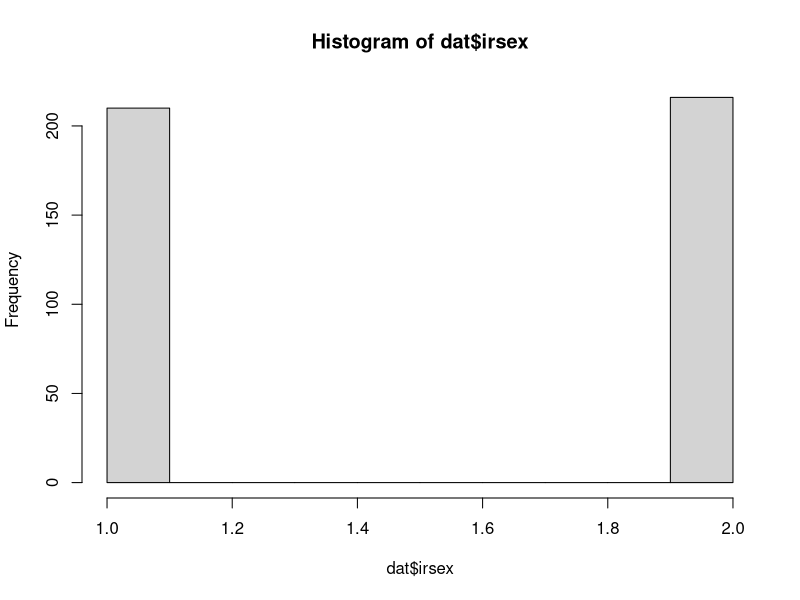
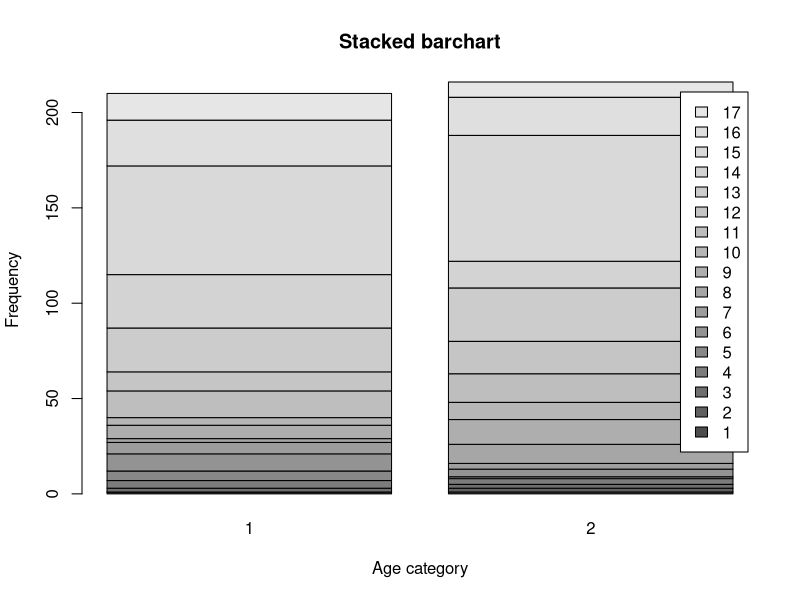
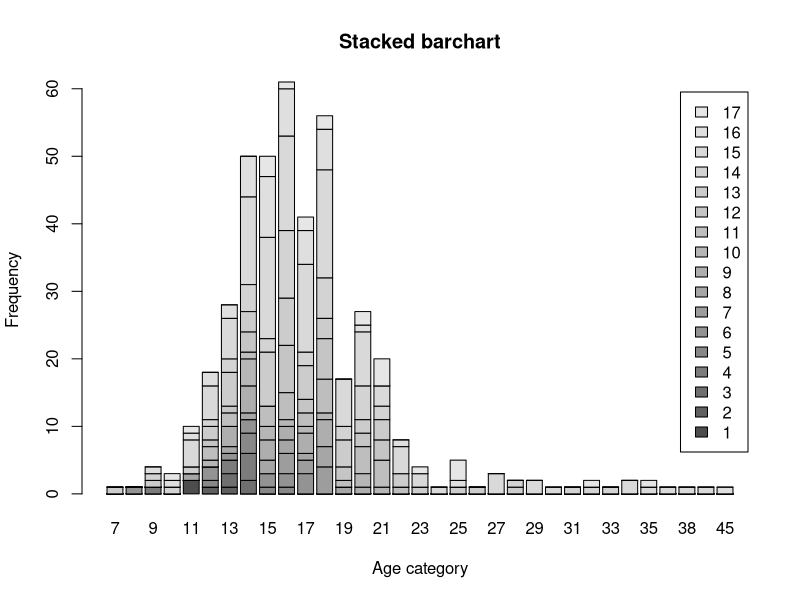
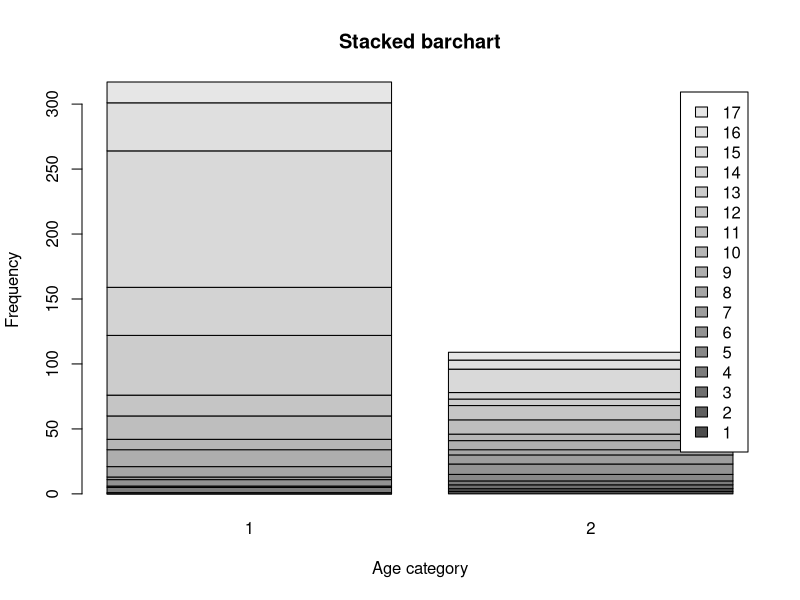
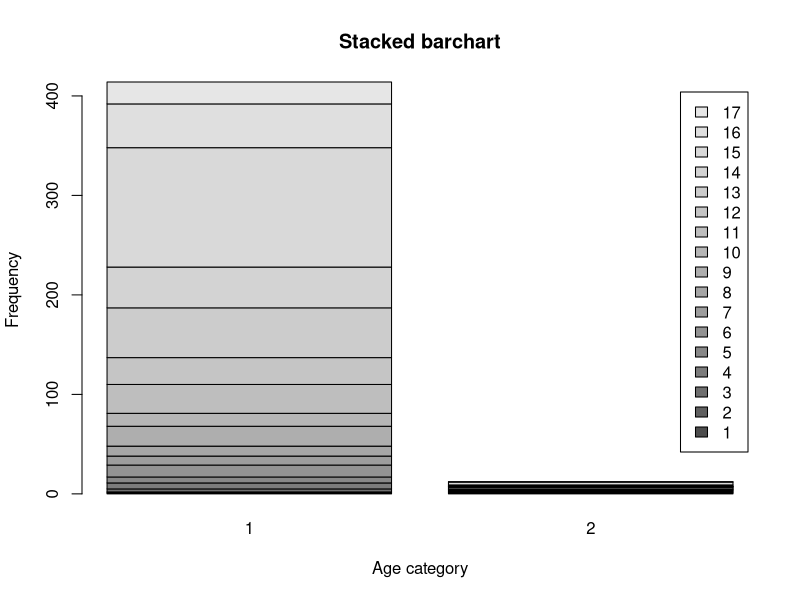
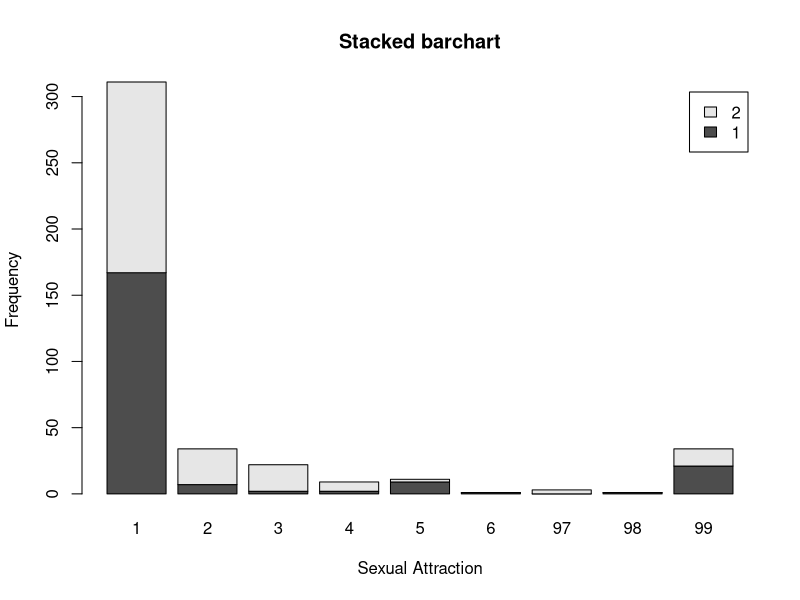
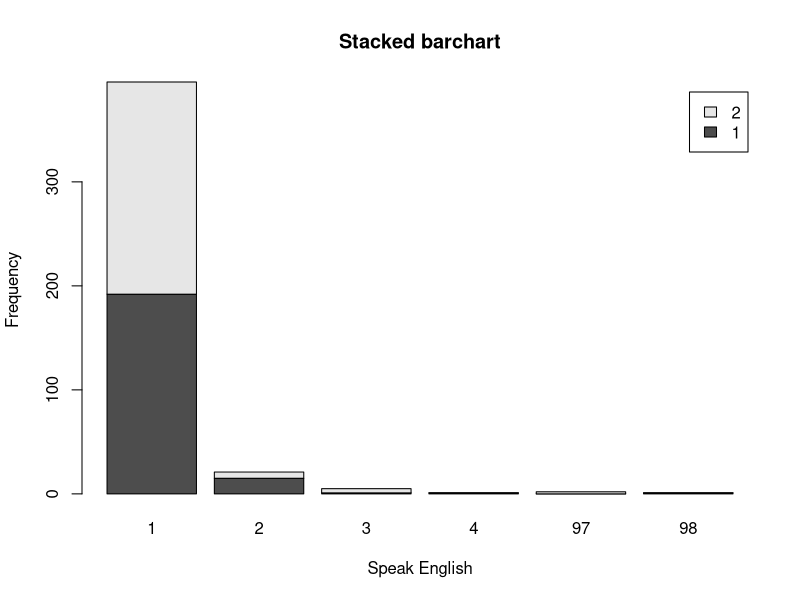

Source code (R) for these figures, in order:
## ---- chunk 1
setwd("/Users/isatounjie/Documents/Assignment 2") 
## ---- chunk 2
dat <- read.csv("dat.nsduh.small.csv") 
## ---- chunk 3
names(dat)
## ---- chunk 4
class(dat$mjage)
class(dat$cigever)
class(dat$alcever)
class(dat$AGE2)
class(dat$sexatract)
class(dat$speakengl)
class(dat$irsex)
## ---- chunk 5
hist(dat$irsex)
## ---- chunk 6
table(dat$AGE2,dat$irsex)
tab.agesex <- table(dat$AGE2,dat$irsex)
barplot(tab.agesex,
        main = "Stacked barchart",
        xlab = "Age category", ylab = "Frequency",
        legend.text = rownames(tab.agesex),
        beside = FALSE) # Stacked bars (default)
## ---- chunk 7
table(dat$AGE2,dat$mjage)
table(dat$AGE2,dat$cigever)
table(dat$AGE2,dat$alcever)
## ---- chunk 8
table(dat$AGE2,dat$mjage)
tab.agemjage <- table(dat$AGE2,dat$mjage)
barplot(tab.agemjage,
        main = "Stacked barchart",
        xlab = "Age category", ylab = "Frequency",
        legend.text = rownames(tab.agemjage),
        beside = FALSE) # Stacked bars (default)
## ---- chunk 9
table(dat$AGE2,dat$cigever)
tab.agecigever <- table(dat$AGE2,dat$cigever)
barplot(tab.agecigever,
        main = "Stacked barchart",
        xlab = "Age category", ylab = "Frequency",
        legend.text = rownames(tab.agecigever),
        beside = FALSE) # Stacked bars (default)
## ---- chunk 10
table(dat$AGE2,dat$alcever)
tab.agealcever <- table(dat$AGE2,dat$alcever)
barplot(tab.agealcever,
        main = "Stacked barchart",
        xlab = "Age category", ylab = "Frequency",
        legend.text = rownames(tab.agealcever),
        beside = FALSE) # Stacked bars (default)
## ---- chunk 11
table(dat$irsex,dat$sexatract)
tab.irsexatract <- table(dat$irsex,dat$sexatract)
barplot(tab.irsexatract,
        main = "Stacked barchart",
        xlab = "Sexual Attraction", ylab = "Frequency",
        legend.text = rownames(tab.irsexatract),
        beside = FALSE) # Stacked bars (default)
## ---- chunk 12
table(dat$irsex,dat$speakengl)
tab.irsexspeakengl <- table(dat$irsex,dat$speakengl)
barplot(tab.irsexspeakengl,
        main = "Stacked barchart",
        xlab = "Speak English", ylab = "Frequency",
        legend.text = rownames(tab.irsexspeakengl),
        beside = FALSE) # Stacked bars (default)
